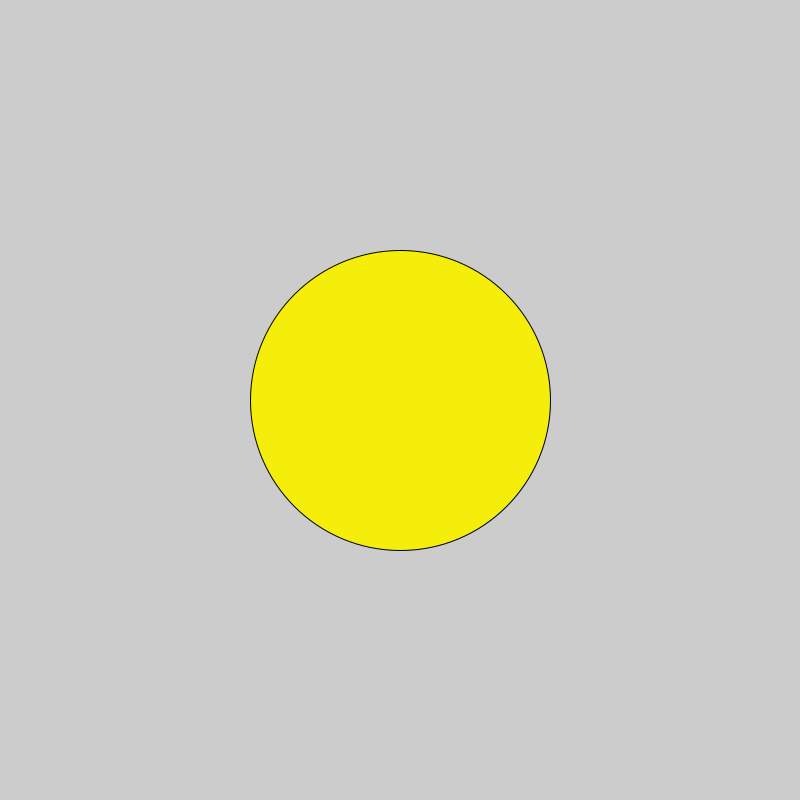
Frame 1 (no input)
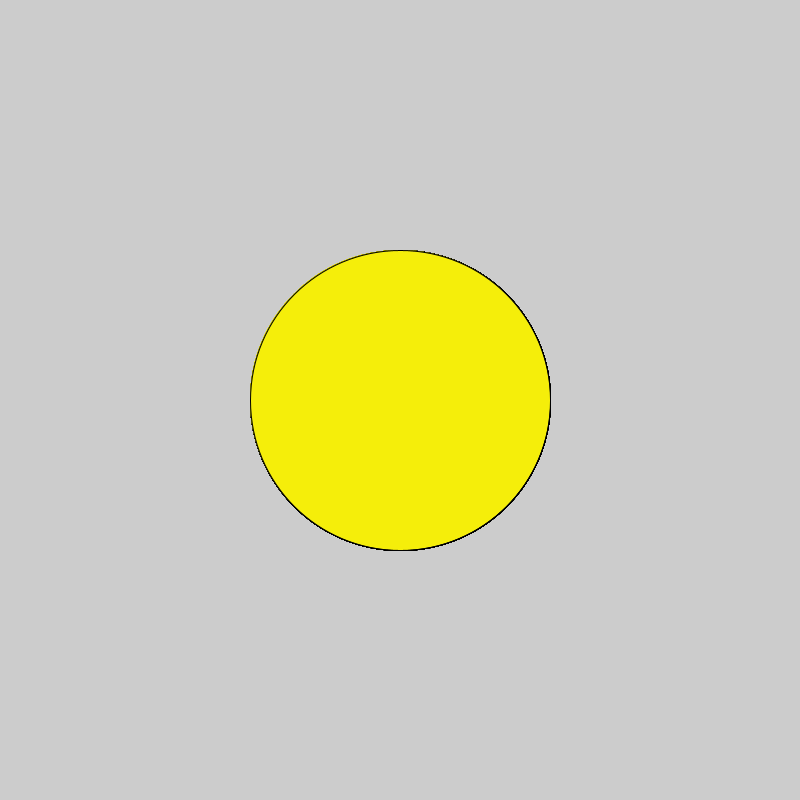
Frame 60 (the mouse pressed at the canvas centre just before this capture)
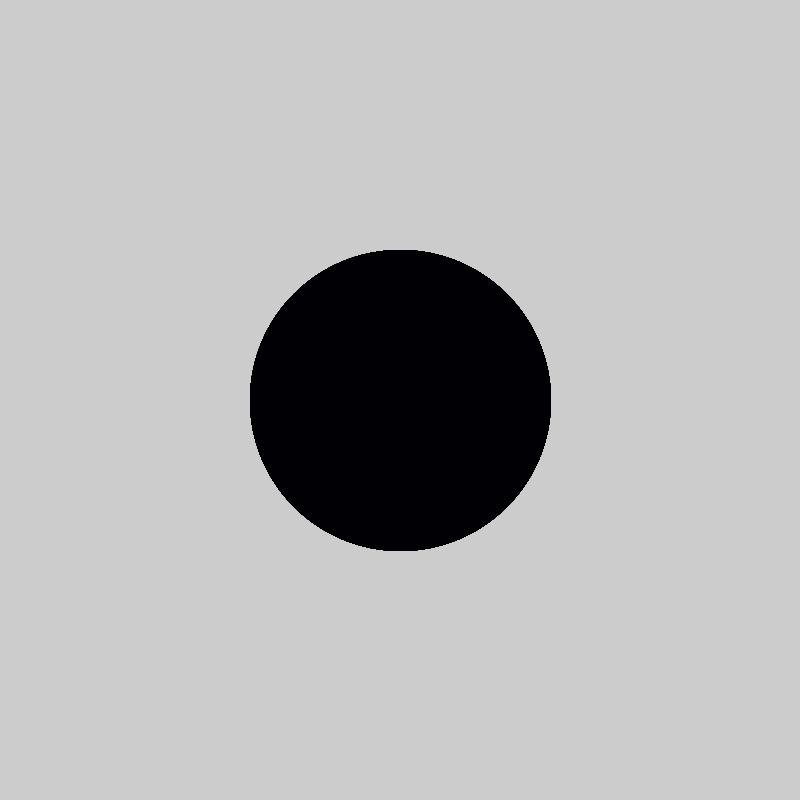
Frame 120 (the mouse held since frame 60 and released just before this capture)

The Processing sketch that drew these frames (run headless with seeded random() and noise(); from frame 60 on, the mouse is pressed at the canvas centre):

// Processing sketch: yellow_black_flashing_thingy
// ── yellow_black_flashing_thingy.pde
void setup() {
  size(800, 800);
}
void draw() {
  if (mousePressed) {
    fill(#000005);
  } else {
    fill(#F5EE0A);
  }
  ellipse(400,400,300,300);
}
